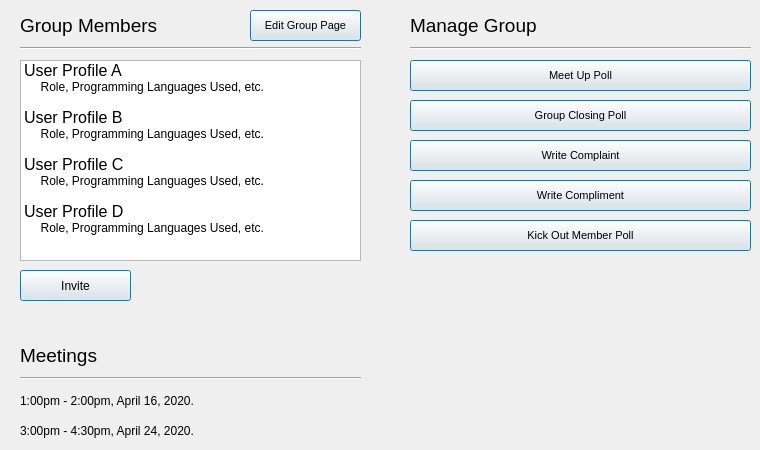
    <widget class="QWidget" name="groupManagementTab">
     <attribute name="title">
      <string>Group Management</string>
     </attribute>
     <widget class="QPushButton" name="pushButton_15">
      <property name="geometry">
       <rect>
        <x>250</x>
        <y>10</y>
        <width>111</width>
        <height>31</height>
       </rect>
      </property>
      <property name="font">
       <font>
        <pointsize>8</pointsize>
       </font>
      </property>
      <property name="text">
       <string>Edit Group Page</string>
      </property>
      <property name="default">
       <bool>true</bool>
      </property>
     </widget>
     <widget class="QListWidget" name="listWidget_6">
      <property name="geometry">
       <rect>
        <x>20</x>
        <y>60</y>
        <width>341</width>
        <height>201</height>
       </rect>
      </property>
      <item>
       <property name="text">
        <string>User Profile A</string>
       </property>
       <property name="font">
        <font>
         <pointsize>12</pointsize>
        </font>
       </property>
      </item>
      <item>
       <property name="text">
        <string>     Role, Programming Languages Used, etc.</string>
       </property>
      </item>
      <item>
       <property name="text">
        <string/>
       </property>
      </item>
      <item>
       <property name="text">
        <string>User Profile B</string>
       </property>
       <property name="font">
        <font>
         <pointsize>12</pointsize>
        </font>
       </property>
      </item>
      <item>
       <property name="text">
        <string>     Role, Programming Languages Used, etc.</string>
       </property>
      </item>
      <item>
       <property name="text">
        <string/>
       </property>
      </item>
      <item>
       <property name="text">
        <string>User Profile C</string>
       </property>
       <property name="font">
        <font>
         <pointsize>12</pointsize>
        </font>
       </property>
      </item>
      <item>
       <property name="text">
        <string>     Role, Programming Languages Used, etc.</string>
       </property>
      </item>
      <item>
       <property name="text">
        <string/>
       </property>
      </item>
      <item>
       <property name="text">
        <string>User Profile D</string>
       </property>
       <property name="font">
        <font>
         <pointsize>12</pointsize>
        </font>
       </property>
      </item>
      <item>
       <property name="text">
        <string>     Role, Programming Languages Used, etc.</string>
       </property>
      </item>
     </widget>
     <widget class="QLabel" name="label_14">
      <property name="geometry">
       <rect>
        <x>20</x>
        <y>10</y>
        <width>233</width>
        <height>31</height>
       </rect>
      </property>
      <property name="font">
       <font>
        <pointsize>14</pointsize>
       </font>
      </property>
      <property name="text">
       <string>Group Members</string>
      </property>
     </widget>
     <widget class="QPushButton" name="pushButton_16">
      <property name="geometry">
       <rect>
        <x>20</x>
        <y>270</y>
        <width>111</width>
        <height>31</height>
       </rect>
      </property>
      <property name="text">
       <string>Invite</string>
      </property>
      <property name="default">
       <bool>true</bool>
      </property>
     </widget>
     <widget class="Line" name="line_4">
      <property name="geometry">
       <rect>
        <x>20</x>
        <y>40</y>
        <width>341</width>
        <height>16</height>
       </rect>
      </property>
      <property name="orientation">
       <enum>Qt::Horizontal</enum>
      </property>
     </widget>
     <widget class="QLabel" name="label_15">
      <property name="geometry">
       <rect>
        <x>30</x>
        <y>300</y>
        <width>233</width>
        <height>24</height>
       </rect>
      </property>
      <property name="font">
       <font>
        <pointsize>14</pointsize>
       </font>
      </property>
      <property name="text">
       <string/>
      </property>
     </widget>
     <widget class="QLabel" name="label_16">
      <property name="geometry">
       <rect>
        <x>410</x>
        <y>10</y>
        <width>233</width>
        <height>31</height>
       </rect>
      </property>
      <property name="font">
       <font>
        <pointsize>14</pointsize>
       </font>
      </property>
      <property name="text">
       <string>Manage Group</string>
      </property>
     </widget>
     <widget class="Line" name="line_5">
      <property name="geometry">
       <rect>
        <x>410</x>
        <y>40</y>
        <width>341</width>
        <height>16</height>
       </rect>
      </property>
      <property name="orientation">
       <enum>Qt::Horizontal</enum>
      </property>
     </widget>
     <widget class="QPushButton" name="pushButton_17">
      <property name="geometry">
       <rect>
        <x>410</x>
        <y>60</y>
        <width>341</width>
        <height>31</height>
       </rect>
      </property>
      <property name="font">
       <font>
        <pointsize>8</pointsize>
       </font>
      </property>
      <property name="text">
       <string>Meet Up Poll</string>
      </property>
      <property name="default">
       <bool>true</bool>
      </property>
     </widget>
     <widget class="QPushButton" name="pushButton_18">
      <property name="geometry">
       <rect>
        <x>410</x>
        <y>100</y>
        <width>341</width>
        <height>31</height>
       </rect>
      </property>
      <property name="font">
       <font>
        <pointsize>8</pointsize>
       </font>
      </property>
      <property name="text">
       <string>Group Closing Poll</string>
      </property>
      <property name="default">
       <bool>true</bool>
      </property>
     </widget>
     <widget class="QPushButton" name="pushButton_19">
      <property name="geometry">
       <rect>
        <x>410</x>
        <y>140</y>
        <width>341</width>
        <height>31</height>
       </rect>
      </property>
      <property name="font">
       <font>
        <pointsize>8</pointsize>
       </font>
      </property>
      <property name="text">
       <string>Write Complaint</string>
      </property>
      <property name="default">
       <bool>true</bool>
      </property>
     </widget>
     <widget class="QPushButton" name="pushButton_20">
      <property name="geometry">
       <rect>
        <x>410</x>
        <y>180</y>
        <width>341</width>
        <height>31</height>
       </rect>
      </property>
      <property name="font">
       <font>
        <pointsize>8</pointsize>
       </font>
      </property>
      <property name="text">
       <string>Write Compliment</string>
      </property>
      <property name="default">
       <bool>true</bool>
      </property>
     </widget>
     <widget class="QPushButton" name="pushButton_21">
      <property name="geometry">
       <rect>
        <x>410</x>
        <y>220</y>
        <width>341</width>
        <height>31</height>
       </rect>
      </property>
      <property name="font">
       <font>
        <pointsize>8</pointsize>
       </font>
      </property>
      <property name="text">
       <string>Kick Out Member Poll</string>
      </property>
      <property name="default">
       <bool>true</bool>
      </property>
     </widget>
     <widget class="QLabel" name="label_17">
      <property name="geometry">
       <rect>
        <x>20</x>
        <y>340</y>
        <width>233</width>
        <height>31</height>
       </rect>
      </property>
      <property name="font">
       <font>
        <pointsize>14</pointsize>
       </font>
      </property>
      <property name="text">
       <string>Meetings</string>
      </property>
     </widget>
     <widget class="Line" name="line_6">
      <property name="geometry">
       <rect>
        <x>20</x>
        <y>370</y>
        <width>341</width>
        <height>16</height>
       </rect>
      </property>
      <property name="orientation">
       <enum>Qt::Horizontal</enum>
      </property>
     </widget>
     <widget class="QLabel" name="label_18">
      <property name="geometry">
       <rect>
        <x>20</x>
        <y>390</y>
        <width>271</width>
        <height>21</height>
       </rect>
      </property>
      <property name="text">
       <string>1:00pm - 2:00pm, April 16, 2020.</string>
      </property>
     </widget>
     <widget class="QLabel" name="label_19">
      <property name="geometry">
       <rect>
        <x>20</x>
        <y>420</y>
        <width>271</width>
        <height>21</height>
       </rect>
      </property>
      <property name="text">
       <string>3:00pm - 4:30pm, April 24, 2020.</string>
      </property>
     </widget>
    </widget>
